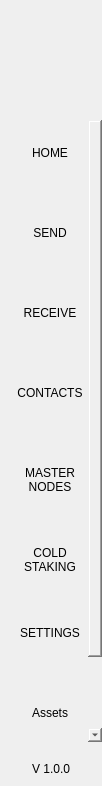
<?xml version="1.0" encoding="UTF-8"?>
<ui version="4.0">
 <class>NavMenuWidget</class>
 <widget class="QWidget" name="NavMenuWidget">
  <property name="geometry">
   <rect>
    <x>0</x>
    <y>0</y>
    <width>102</width>
    <height>786</height>
   </rect>
  </property>
  <property name="windowTitle">
   <string>Form</string>
  </property>
  <property name="styleSheet">
   <string notr="true">padding:0px;
border:none;
margin:0px;</string>
  </property>
  <layout class="QVBoxLayout" name="verticalLayout">
   <property name="spacing">
    <number>0</number>
   </property>
   <property name="leftMargin">
    <number>0</number>
   </property>
   <property name="topMargin">
    <number>0</number>
   </property>
   <property name="rightMargin">
    <number>0</number>
   </property>
   <property name="bottomMargin">
    <number>0</number>
   </property>
   <item>
    <widget class="QWidget" name="navContainer_2" native="true">
     <layout class="QVBoxLayout" name="navContainer" stretch="0,0,0,0">
      <property name="spacing">
       <number>0</number>
      </property>
      <property name="leftMargin">
       <number>0</number>
      </property>
      <property name="topMargin">
       <number>0</number>
      </property>
      <property name="rightMargin">
       <number>0</number>
      </property>
      <property name="bottomMargin">
       <number>10</number>
      </property>
      <item>
       <widget class="QPushButton" name="imgLogo">
        <property name="minimumSize">
         <size>
          <width>0</width>
          <height>120</height>
         </size>
        </property>
        <property name="focusPolicy">
         <enum>Qt::NoFocus</enum>
        </property>
        <property name="text">
         <string/>
        </property>
        <property name="iconSize">
         <size>
          <width>64</width>
          <height>64</height>
         </size>
        </property>
       </widget>
      </item>
      <item>
       <widget class="QScrollArea" name="scrollAreaNav">
        <property name="sizePolicy">
         <sizepolicy hsizetype="Expanding" vsizetype="Expanding">
          <horstretch>0</horstretch>
          <verstretch>0</verstretch>
         </sizepolicy>
        </property>
        <property name="minimumSize">
         <size>
          <width>0</width>
          <height>0</height>
         </size>
        </property>
        <property name="styleSheet">
         <string notr="true">QScrollBar {
height:0px;
 width:0px;
}

#scrollAreaNav{
background-color:transparent;
}</string>
        </property>
        <property name="horizontalScrollBarPolicy">
         <enum>Qt::ScrollBarAlwaysOff</enum>
        </property>
        <property name="sizeAdjustPolicy">
         <enum>QAbstractScrollArea::AdjustToContents</enum>
        </property>
        <property name="widgetResizable">
         <bool>true</bool>
        </property>
        <property name="alignment">
         <set>Qt::AlignLeading|Qt::AlignLeft|Qt::AlignTop</set>
        </property>
        <widget class="QWidget" name="scrollAreaNavVert">
         <property name="geometry">
          <rect>
           <x>0</x>
           <y>0</y>
           <width>102</width>
           <height>720</height>
          </rect>
         </property>
         <property name="sizePolicy">
          <sizepolicy hsizetype="Preferred" vsizetype="Expanding">
           <horstretch>0</horstretch>
           <verstretch>0</verstretch>
          </sizepolicy>
         </property>
         <property name="minimumSize">
          <size>
           <width>0</width>
           <height>0</height>
          </size>
         </property>
         <property name="autoFillBackground">
          <bool>false</bool>
         </property>
         <property name="styleSheet">
          <string notr="true">#scrollAreaNavVert{
background-color:transparent;
}</string>
         </property>
         <layout class="QVBoxLayout" name="verticalLayout_3">
          <property name="spacing">
           <number>0</number>
          </property>
          <property name="sizeConstraint">
           <enum>QLayout::SetDefaultConstraint</enum>
          </property>
          <property name="leftMargin">
           <number>0</number>
          </property>
          <property name="topMargin">
           <number>0</number>
          </property>
          <property name="rightMargin">
           <number>0</number>
          </property>
          <property name="bottomMargin">
           <number>0</number>
          </property>
          <item>
           <widget class="QToolButton" name="btnDashboard">
            <property name="minimumSize">
             <size>
              <width>100</width>
              <height>80</height>
             </size>
            </property>
            <property name="styleSheet">
             <string notr="true">QPushButton:hover {
background: qradialgradient(
cx: 0.3, cy: -0.4, fx: 0.3, fy: -0.4,
radius: 1.35, stop: 0 #FF9333, stop: 1 #FF9333
);
}</string>
            </property>
            <property name="text">
             <string>HOME
</string>
            </property>
            <property name="iconSize">
             <size>
              <width>32</width>
              <height>32</height>
             </size>
            </property>
            <property name="checkable">
             <bool>true</bool>
            </property>
            <property name="checked">
             <bool>true</bool>
            </property>
            <property name="autoExclusive">
             <bool>true</bool>
            </property>
           </widget>
          </item>
          <item>
           <widget class="QToolButton" name="btnSend">
            <property name="minimumSize">
             <size>
              <width>100</width>
              <height>80</height>
             </size>
            </property>
            <property name="text">
             <string>SEND
</string>
            </property>
            <property name="iconSize">
             <size>
              <width>32</width>
              <height>32</height>
             </size>
            </property>
            <property name="checkable">
             <bool>true</bool>
            </property>
            <property name="autoExclusive">
             <bool>true</bool>
            </property>
           </widget>
          </item>
          <item>
           <widget class="QToolButton" name="btnReceive">
            <property name="minimumSize">
             <size>
              <width>100</width>
              <height>80</height>
             </size>
            </property>
            <property name="text">
             <string>RECEIVE
</string>
            </property>
            <property name="checkable">
             <bool>true</bool>
            </property>
            <property name="autoExclusive">
             <bool>true</bool>
            </property>
           </widget>
          </item>
          <item>
           <widget class="QToolButton" name="btnAddress">
            <property name="minimumSize">
             <size>
              <width>100</width>
              <height>80</height>
             </size>
            </property>
            <property name="text">
             <string>CONTACTS
</string>
            </property>
            <property name="iconSize">
             <size>
              <width>32</width>
              <height>32</height>
             </size>
            </property>
            <property name="checkable">
             <bool>true</bool>
            </property>
            <property name="autoExclusive">
             <bool>true</bool>
            </property>
           </widget>
          </item>
          <item>
           <widget class="QToolButton" name="btnMaster">
            <property name="minimumSize">
             <size>
              <width>100</width>
              <height>80</height>
             </size>
            </property>
            <property name="text">
             <string>MASTER
NODES</string>
            </property>
            <property name="iconSize">
             <size>
              <width>32</width>
              <height>32</height>
             </size>
            </property>
            <property name="checkable">
             <bool>true</bool>
            </property>
            <property name="autoExclusive">
             <bool>true</bool>
            </property>
           </widget>
          </item>
          <item>
           <widget class="QToolButton" name="btnColdStaking">
            <property name="minimumSize">
             <size>
              <width>100</width>
              <height>80</height>
             </size>
            </property>
            <property name="text">
             <string>COLD
STAKING</string>
            </property>
            <property name="iconSize">
             <size>
              <width>32</width>
              <height>32</height>
             </size>
            </property>
            <property name="checkable">
             <bool>true</bool>
            </property>
            <property name="autoExclusive">
             <bool>true</bool>
            </property>
           </widget>
          </item>
          <item>
           <widget class="QToolButton" name="btnSettings">
            <property name="minimumSize">
             <size>
              <width>100</width>
              <height>80</height>
             </size>
            </property>
            <property name="text">
             <string>SETTINGS
</string>
            </property>
            <property name="iconSize">
             <size>
              <width>32</width>
              <height>32</height>
             </size>
            </property>
            <property name="checkable">
             <bool>true</bool>
            </property>
            <property name="autoExclusive">
             <bool>true</bool>
            </property>
           </widget>
          </item>
          <item>
           <widget class="QToolButton" name="btnTokens">
            <property name="minimumSize">
             <size>
              <width>100</width>
              <height>80</height>
             </size>
            </property>
            <property name="text">
             <string>Assets
</string>
            </property>
            <property name="iconSize">
             <size>
              <width>32</width>
              <height>32</height>
             </size>
            </property>
            <property name="checkable">
             <bool>true</bool>
            </property>
            <property name="autoExclusive">
             <bool>true</bool>
            </property>
           </widget>
          </item>
          <item>
           <widget class="QToolButton" name="btnGovernance">
            <property name="minimumSize">
             <size>
              <width>100</width>
              <height>80</height>
             </size>
            </property>
            <property name="text">
             <string>DAO</string>
            </property>
            <property name="iconSize">
             <size>
              <width>32</width>
              <height>32</height>
             </size>
            </property>
            <property name="checkable">
             <bool>true</bool>
            </property>
            <property name="autoExclusive">
             <bool>true</bool>
            </property>
           </widget>
          </item>
         </layout>
        </widget>
       </widget>
      </item>
      <item>
       <spacer name="verticalSpacer">
        <property name="orientation">
         <enum>Qt::Vertical</enum>
        </property>
        <property name="sizeType">
         <enum>QSizePolicy::Minimum</enum>
        </property>
        <property name="sizeHint" stdset="0">
         <size>
          <width>20</width>
          <height>20</height>
         </size>
        </property>
       </spacer>
      </item>
      <item alignment="Qt::AlignHCenter">
       <widget class="QLabel" name="labelVersion">
        <property name="maximumSize">
         <size>
          <width>16777215</width>
          <height>60</height>
         </size>
        </property>
        <property name="text">
         <string>V 1.0.0</string>
        </property>
        <property name="alignment">
         <set>Qt::AlignBottom|Qt::AlignHCenter</set>
        </property>
       </widget>
      </item>
     </layout>
    </widget>
   </item>
  </layout>
 </widget>
 <resources/>
 <connections/>
</ui>
